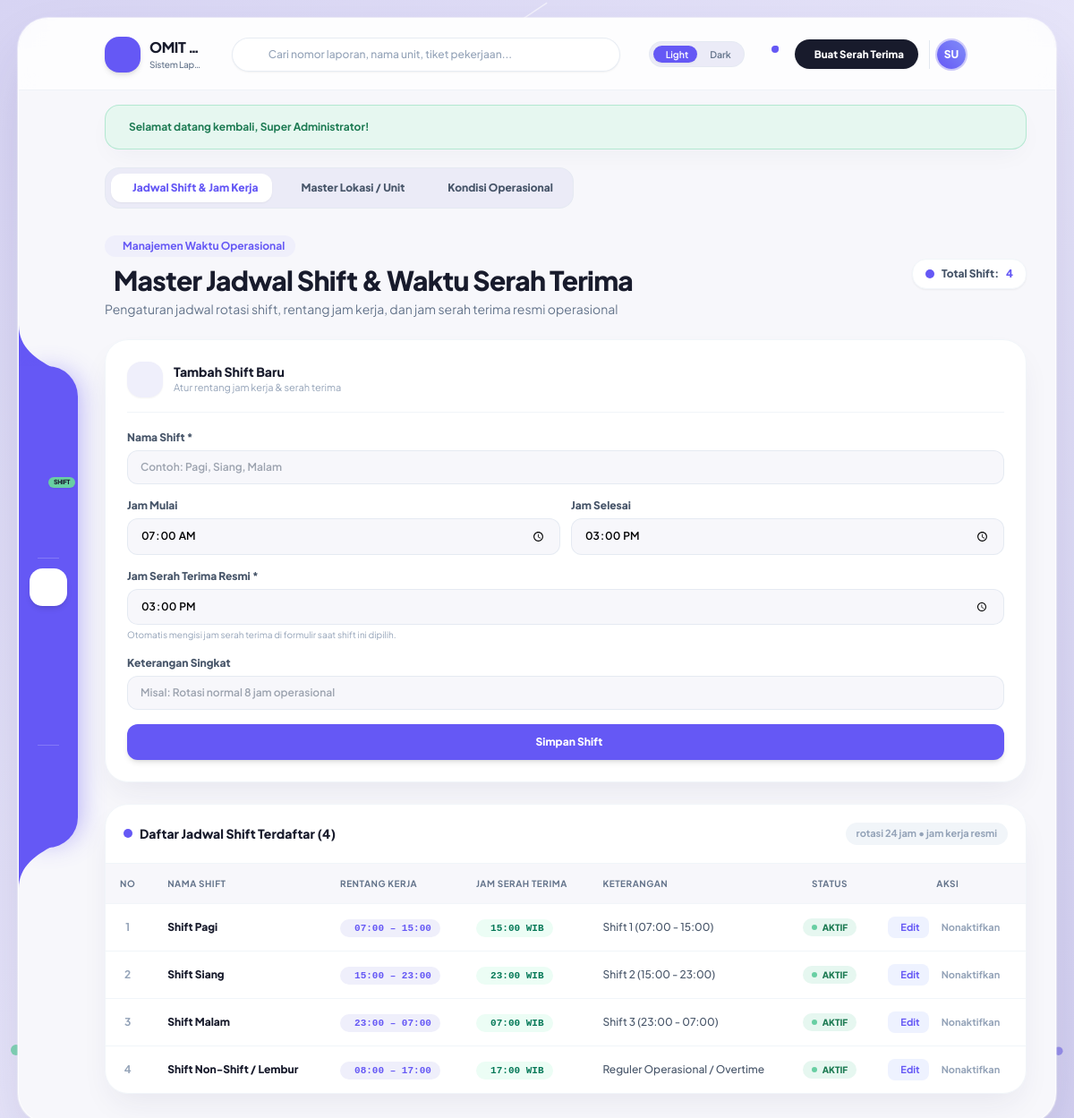
The page /master/shift.php (signed in) on the database its author committed.
### tables this page shows
CREATE TABLE `users` (
  `id` int(11) NOT NULL AUTO_INCREMENT,
  `nama_lengkap` varchar(100) NOT NULL,
  `username` varchar(50) NOT NULL,
  `email` varchar(120) DEFAULT NULL,
  `no_wa` varchar(30) DEFAULT NULL,
  `password` varchar(255) NOT NULL,
  `role` enum('superadmin','admin','user') NOT NULL DEFAULT 'user',
  `jabatan` varchar(100) DEFAULT NULL,
  `foto` varchar(255) DEFAULT NULL,
  `ttd_type` enum('barcode','upload','canvas') NOT NULL DEFAULT 'barcode',
  `ttd_file` varchar(255) DEFAULT NULL,
  `status` enum('aktif','nonaktif') NOT NULL DEFAULT 'aktif',
  `created_at` timestamp NOT NULL DEFAULT current_timestamp(),
  `updated_at` timestamp NOT NULL DEFAULT current_timestamp() ON UPDATE current_timestamp(),
  PRIMARY KEY (`id`),
  UNIQUE KEY `username` (`username`),
  KEY `idx_users_role_status` (`role`,`status`),
  KEY `idx_users_status_nama` (`status`,`nama_lengkap`),
  KEY `idx_users_email` (`email`)
);

CREATE TABLE `master_shift` (
  `id` int(11) NOT NULL AUTO_INCREMENT,
  `nama_shift` varchar(50) NOT NULL,
  `jam_mulai` time NOT NULL,
  `jam_selesai` time NOT NULL,
  `jam_serah_terima` time DEFAULT NULL,
  `keterangan` varchar(100) DEFAULT NULL,
  `status` enum('aktif','nonaktif') DEFAULT 'aktif',
  PRIMARY KEY (`id`),
  KEY `idx_shift_status` (`status`)
);

### master/shift.php (the view, shortened to what the rows shown need)
<?php
require_once __DIR__ . '/../config/database.php';
require_once __DIR__ . '/../includes/auth.php';
require_once __DIR__ . '/../includes/functions.php';
$shifts = $pdo->query("SELECT * FROM master_shift ORDER BY id ASC")->fetchAll();
require_once __DIR__ . '/../includes/header.php';
?>
<div class="space-y-6 w-full animate-stagger-1">
  <div class="flex flex-col lg:flex-row lg:items-center justify-between gap-4">
    <div>
      <h2 class="text-2xl sm:text-3xl font-extrabold text-[#181b2c] dark:text-white tracking-tight flex items-center gap-2.5">
        <span>Master Jadwal Shift &amp; Waktu Serah Terima</span>
      </h2>
    </div>
  </div>
  <div class="grid grid-cols-1 xl:grid-cols-12 gap-6 items-start">
    <div class="xl:col-span-8 bg-white dark:bg-[#1b1e30] rounded-[26px] border border-slate-100 dark:border-slate-800/80 shadow-feature overflow-hidden widget-card">
      <div class="overflow-x-auto">
        <table class="w-full text-left text-xs">
          <thead class="bg-[#f7f7fb] dark:bg-[#151828] text-slate-500 uppercase font-extrabold text-[10px] tracking-wider border-b border-slate-100 dark:border-slate-800">
            <tr>
              <th class="py-3.5 px-4 w-12 text-center">No</th>
              <th class="py-3.5 px-5">Nama Shift</th>
              <th class="py-3.5 px-4">Rentang Kerja</th>
              <th class="py-3.5 px-4">Jam Serah Terima</th>
              <th class="py-3.5 px-4">Keterangan</th>
              <th class="py-3.5 px-3 text-center">Status</th>
              <th class="py-3.5 px-4 text-center">Aksi</th>
            </tr>
          </thead>
          <tbody class="divide-y divide-slate-100 dark:divide-slate-800/80 font-medium">
            <?php foreach ($shifts as $idx => $s): ?>
              <tr class="hover:bg-[#f7f7fb] dark:hover:bg-slate-800/50 transition-colors">
                <td class="py-3.5 px-4 text-center font-bold text-slate-400"><?= $idx + 1 ?></td>
                <td class="py-3.5 px-5">
                  <div class="font-extrabold text-[#181b2c] dark:text-white text-xs">
                    Shift <?= sanitize($s['nama_shift']) ?>
                  </div>
                </td>
                <td class="py-3.5 px-4">
                  <span class="inline-flex items-center gap-1.5 px-2.5 py-0.5 rounded-full font-mono text-[11px] font-bold bg-[#efeffb] dark:bg-indigo-950/60 text-[#6558f5] dark:text-indigo-300">
                    <span><?= format_jam($s['jam_mulai']) ?> – <?= format_jam($s['jam_selesai']) ?></span>
                  </span>
                </td>
                <td class="py-3.5 px-4">
                  <span class="inline-flex items-center gap-1.5 px-2.5 py-0.5 rounded-full font-mono text-[11px] font-extrabold bg-emerald-50 dark:bg-emerald-950/60 text-emerald-700 dark:text-emerald-300">
                    <span><?= format_jam($s['jam_serah_terima'] ?: $s['jam_selesai']) ?> WIB</span>
                  </span>
                </td>
                <td class="py-3.5 px-4 text-slate-600 dark:text-slate-300">
                  <?= sanitize($s['keterangan'] ?: '—') ?>
                </td>
                <td class="py-3.5 px-3 text-center">
                  <span class="inline-flex items-center gap-1.5 px-2.5 py-0.5 rounded-full text-[10px] font-extrabold <?= $s['status'] === 'aktif' ? 'bg-[#e6f7f0] text-[#1c7a52] dark:bg-emerald-950/60 dark:text-emerald-300' : 'bg-slate-200 text-slate-600 dark:bg-slate-800 dark:text-slate-400' ?>">
                    <span class="w-1.5 h-1.5 rounded-full <?= $s['status'] === 'aktif' ? 'bg-[#68cfa3]' : 'bg-slate-400' ?>"></span>
                    <?= strtoupper($s['status']) ?>
                  </span>
                </td>
                <td class="py-3.5 px-4 text-center">
                  <div class="flex items-center justify-center gap-1.5">
                    <button type="button"
                            onclick='openEditShiftModal(<?= json_encode($s) ?>)'
                            class="px-2.5 py-1 rounded-lg bg-indigo-50 dark:bg-indigo-950/60 text-[#6558f5] dark:text-indigo-300 hover:bg-indigo-100 text-[11px] font-bold transition flex items-center gap-1">
                      <span>Edit</span>
                    </button>
                    <form method="POST" action="" onsubmit="return confirm('Ubah status aktif shift ini?')">
                      <button type="submit" class="px-2 py-1 rounded-lg text-slate-400 hover:text-slate-600 dark:hover:text-slate-200 text-[11px] font-bold transition">
                        <?= $s['status'] === 'aktif' ? 'Nonaktifkan' : 'Aktifkan' ?>
                      </button>
                    </form>
                  </div>
                </td>
              </tr>
            <?php endforeach; ?>
          </tbody>
        </table>
      </div>
    </div>
  </div>
</div>
<?php require_once __DIR__ . '/../includes/footer.php'; ?>

### includes/header.php (shortened to what the rows shown need)
<?php
require_once __DIR__ . '/../config/database.php';
require_once __DIR__ . '/auth.php';
require_once __DIR__ . '/functions.php';
$user = current_user();
?>
<!DOCTYPE html>
<html lang="id" class="light">
<head>
  <script src="https://cdn.tailwindcss.com"></script>
  <link rel="stylesheet" href="<?= BASE_URL ?>assets/css/style.css" />
</head>
<body class="p-2 sm:p-4 lg:p-5 flex items-center justify-center min-h-screen md:h-screen md:overflow-hidden relative select-none">
  <div id="app-shell" class="relative z-10 w-full max-w-[1580px] min-h-[92vh] md:h-[calc(100vh-1.5rem)] lg:h-[calc(100vh-2.5rem)] bg-[#f7f7fb] dark:bg-[#131522] rounded-3xl lg:rounded-[34px] shadow-shell border border-white/80 dark:border-slate-800/80 transition-colors duration-300 overflow-hidden flex flex-col">
    <header class="shrink-0 w-full h-16 sm:h-20 px-3.5 sm:px-6 md:pl-24 md:pr-8 flex items-center justify-between gap-2 sm:gap-4 border-b border-slate-200/50 dark:border-slate-800/60 bg-white/70 dark:bg-[#131522]/80 backdrop-blur-md z-20 sticky top-0 transition-colors">
      <div class="flex items-center gap-2 sm:gap-3 shrink-0">
        <div class="flex items-center gap-1.5 pl-1.5 sm:pl-2 border-l border-slate-200 dark:border-slate-800 shrink-0">
          <a href="<?= BASE_URL ?>profile.php" class="flex items-center gap-2 group hover:opacity-90 transition" title="Pengaturan Profil Saya">
            <div class="relative w-8 h-8 rounded-full overflow-hidden ring-2 ring-[#6558f5]/30 group-hover:ring-[#6558f5] transition-all bg-gradient-to-tr from-[#6558f5] to-indigo-400 text-white flex items-center justify-center font-black text-xs shadow-sm">
              <?php $hdrAvatar = get_user_avatar_url($user['foto'] ?? null); ?>
              <?php if ($hdrAvatar): ?>
                <img src="<?= $hdrAvatar ?>" alt="Foto" class="w-full h-full object-cover">
              <?php else: ?>
                <span><?= strtoupper(substr($user['nama_lengkap'] ?? 'U', 0, 2)) ?></span>
              <?php endif; ?>
            </div>
          </a>
        </div>
      </div>
    </header>
    <main class="flex-1 overflow-y-auto px-4 sm:px-8 md:pl-24 md:pr-8 pb-24 md:pb-8 pt-4">

### rows shown on the page
users: nama_lengkap "SU"
master_shift: nama_shift "Pagi", jam_mulai "07:00", jam_selesai "15:00", jam_serah_terima "15:00", keterangan "Shift 1 (07:00 - 15:00)", status "AKTIF", shows "Nonaktifkan"
master_shift: nama_shift "Siang", jam_mulai "15:00", jam_selesai "23:00", jam_serah_terima "23:00", keterangan "Shift 2 (15:00 - 23:00)", status "AKTIF", shows "Nonaktifkan"
master_shift: nama_shift "Malam", jam_mulai "23:00", jam_selesai "07:00", jam_serah_terima "07:00", keterangan "Shift 3 (23:00 - 07:00)", status "AKTIF", shows "Nonaktifkan"
master_shift: nama_shift "Non-Shift / Lembur", jam_mulai "08:00", jam_selesai "17:00", jam_serah_terima "17:00", keterangan "Reguler Operasional / Overtime", status "AKTIF", shows "Nonaktifkan"

### other values the page prints
$appName "OMIT…"
$appFullName "Sistem Lap…"
$msgText "Selamat datang kembali, Super Administrator!"
count($shifts) "4"
